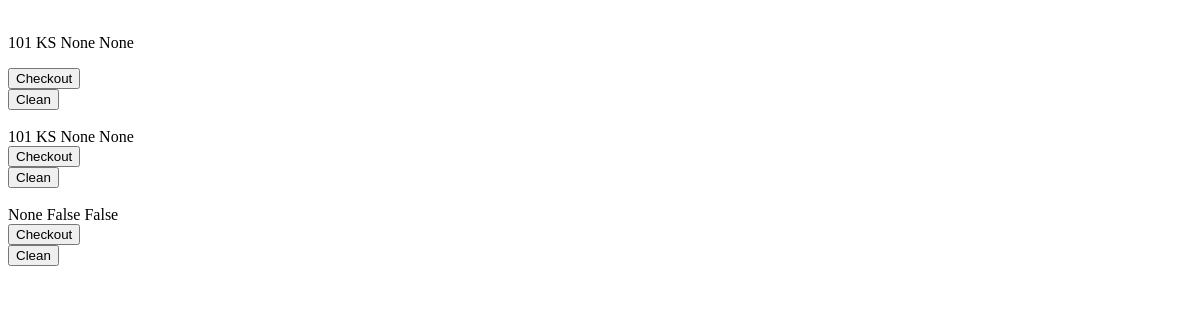
The app's page /roomlist/ (signed in), older data.
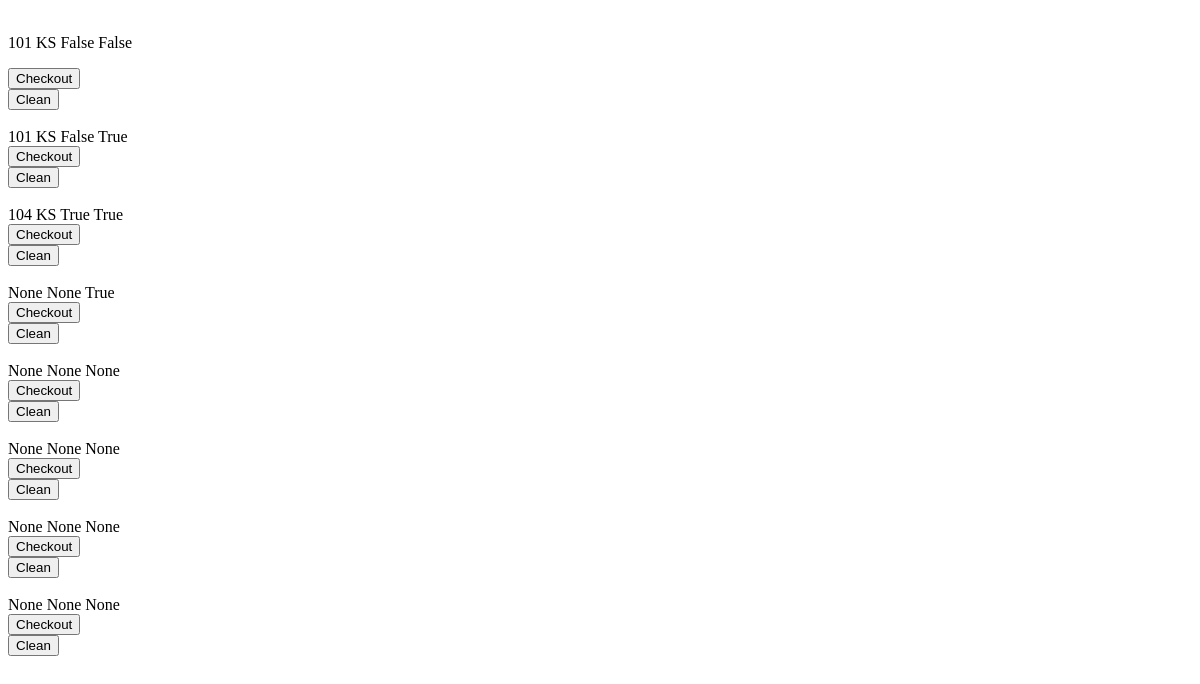
The same page, newer data.
### accounts/models.py (models this page shows)
class Room(models.Model):
    possible_room_types = [('KS', 'King Smoking'), ('KNS', 'King Non-Smoking')]
    num = models.CharField(max_length=5)
    room_type = models.CharField(choices=possible_room_types, max_length=3, default=None, null=True)
    check_out = models.BooleanField(default=None, blank=True, null=True)
    room_clean = models.BooleanField(default=None, blank=True, null=True)
    class Meta:
        db_table = "room"

### accounts/views.py (the view)
# urls.py: path('roomlist/', views.roomListView, name = 'roomListView'),
def roomListView(request):
    if request.user.is_authenticated:
        if request.method == 'POST':
            form = Room.objects.get(id=request.POST.get('room_num'))
            if form:
                if request.POST.get('button')=="checkout":
                    if(form.check_out==True):
                        form.check_out=False
                    else:
                        form.check_out=True
                if request.POST.get('button')=="clean":
                    if(form.room_clean==True):
                        form.room_clean=False
                    else:
                        form.room_clean=True
                form.save()
                data = Room.objects.all()
                form = roomListForm()
                room = {
                    "num": data,
                    "form": form
                }
                return render(request, 'accounts/roomstatus.html', room)
        else:
            data = Room.objects.all()
            form = roomListForm()
            room = {
                "num" : data,
                "form" : form
            }
            return render(request, 'accounts/roomstatus.html', room)
    else:
        form = AuthenticationForm()
        return render(request, 'accounts/login.html', {'form': form})

### accounts/forms.py
class roomListForm(forms.ModelForm):
    class Meta:
        model = Room
        fields =('check_out', 'room_clean')

### accounts/templates/accounts/roomstatus.html (shortened to what this page needs)
<!DOCTYPE html>
<html lang="en">
<head>
</head>
<body>
    <p>
        {% for room in num %}
            <br>
            {{ room.num }}
            {{ room.room_type }}
            {{ room.check_out }}
            {{ room.room_clean }}
        <form action="/roomlist/" method="post">
            <input type="submit" value="Checkout">
        </form>
        <form action="/roomlist/" method="post">
            <input type="submit" value="Clean">
        </form>
        {% endfor %}
    </p>
</body>
</html>

Row changes from the older to the newer data that the page shows:
removed Room: room_type "None", check_out "False", room_clean "False"
changed Room (number 1 of 8 on the later page): check_out "None" → "False"; room_clean "None" → "False"
changed Room (number 2 of 8 on the later page): check_out "None" → "False"; room_clean "None" → "True"
added Room: num "104", room_type "KS", check_out "True", room_clean "True"
added Room: room_type "None", check_out "None", room_clean "True"
added Room: room_type "None", check_out "None", room_clean "None"
added Room: room_type "None", check_out "None", room_clean "None"
added Room: room_type "None", check_out "None", room_clean "None"
added Room: room_type "None", check_out "None", room_clean "None"
